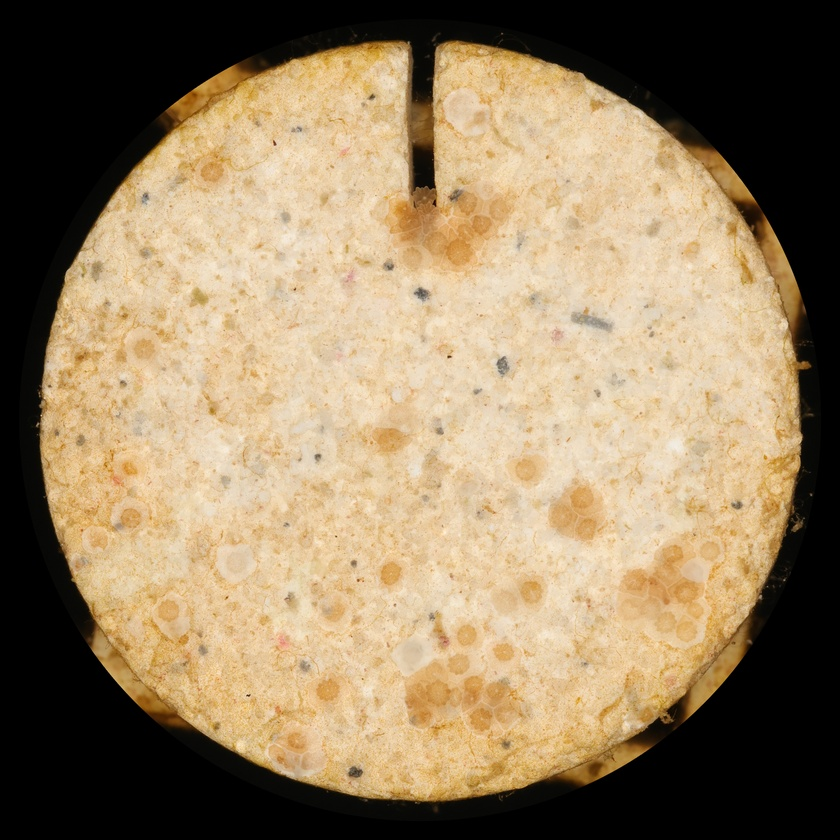
#> input picture images/32_T2_6_timepoint0.JPG, 840 x 840 px, shrunk from 3532 x 3532 before the run; its folder holds only this picture in this run
$ python bilateral.py
#> lines starting #> are read from the running program, lines starting #| are printed output that depends on the picture
import glob
import os
import cv2 as cv

class Image:
    img = None
    name = ''

    def __init__(self,name):
#> called with name = 'images/32_T2_6_timepoint0.JPG'
        self.name = name[7:]
        self.img = cv.imread(name)
#> self.img is the input picture: shape (840, 840, 3); mean B, G, R 97.7, 127.9, 148.3

images = [Image(file) for file in glob.glob("images/*.JPG")]

def save_my_img(frame_count, img):
    path = 'C:\Projects\CS136-TermProject-CoralBabies\/bilateral'
    frame_count = frame_count[:-4]
    name = f'\{frame_count}'
    write = (path + name + "-bilateral.JPG")
    print(write)
    cv.imwrite(write, img)

for image in images:
    img = cv.bilateralFilter(image.img, 4, 8, 2)
    gray = cv.cvtColor(img, cv.COLOR_BGR2GRAY)

    save_my_img(image.name, gray)
#> this loop made 1 pass
#> pass 1, `gray = cv.cvtColor(img, cv.COLOR_BGR2GRAY)`:
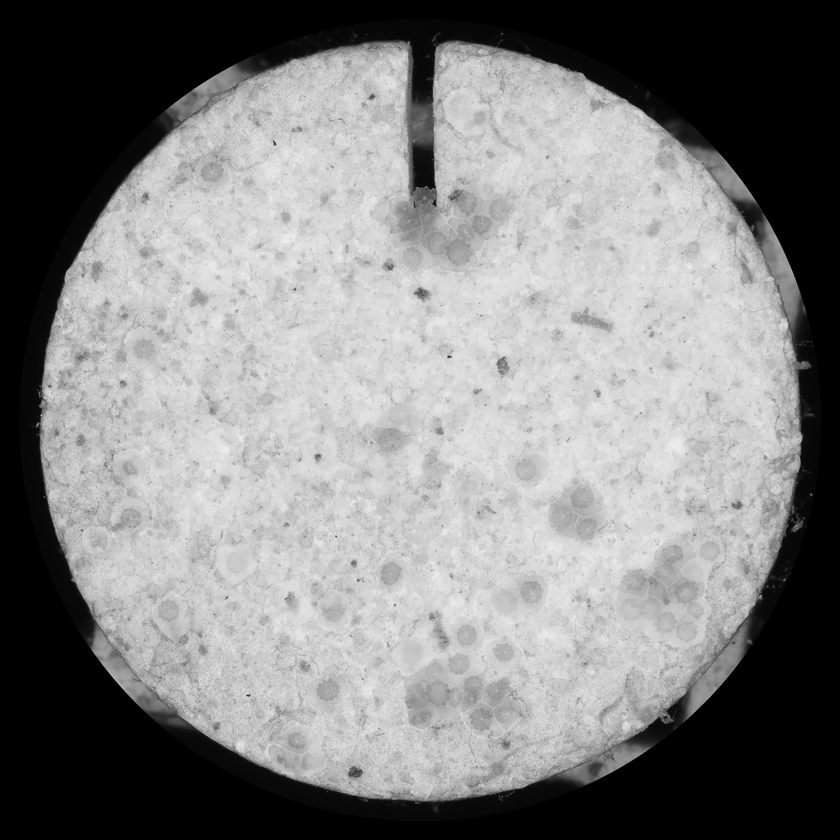
#> gray: shape (840, 840); min 0, max 240, mean 130.6

print("Process complete!")

$ run again, on images/33.5_T1_4_timepoint0.JPG
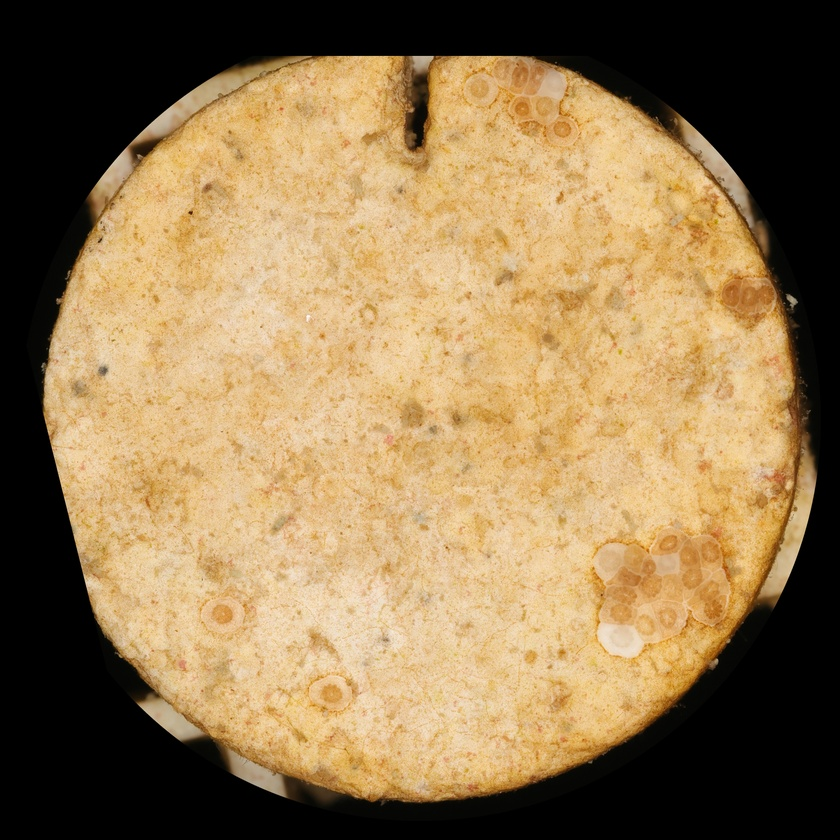
#> input picture images/33.5_T1_4_timepoint0.JPG, 840 x 840 px, shrunk from 3636 x 3636 before the run
#> in __init__, self.img is the input picture: shape (840, 840, 3); mean B, G, R 81.6, 120, 145.7
#> the loop `for image in images:` made 1 pass
#> pass 1, `gray = cv.cvtColor(img, cv.COLOR_BGR2GRAY)`:
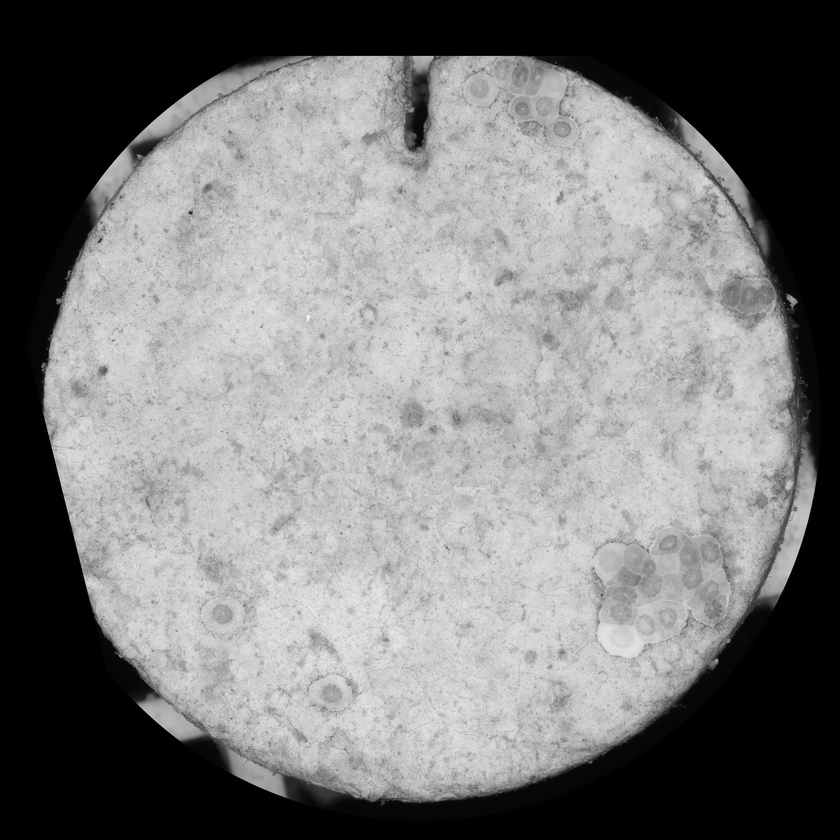
#> gray: shape (840, 840); min 0, max 246, mean 123.3

$ run again, on images/32_T2_6_timepoint1.JPG
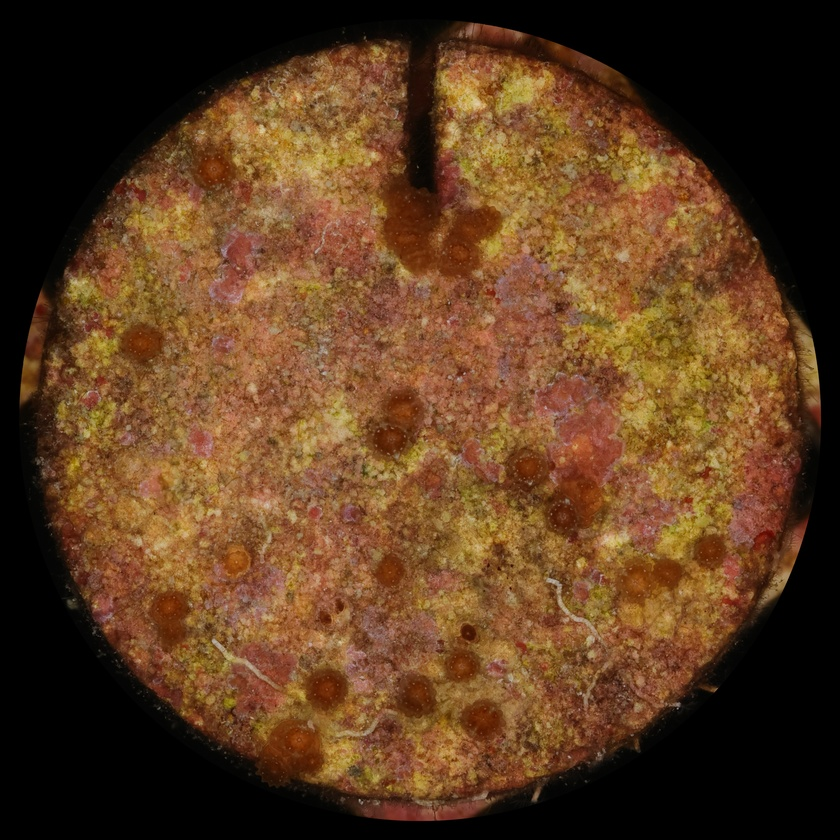
#> input picture images/32_T2_6_timepoint1.JPG, 840 x 840 px, shrunk from 3526 x 3526 before the run
#> in __init__, self.img is the input picture: shape (840, 840, 3); mean B, G, R 31.9, 59.6, 91.7
#> the loop `for image in images:` made 1 pass
#> pass 1, `gray = cv.cvtColor(img, cv.COLOR_BGR2GRAY)`:
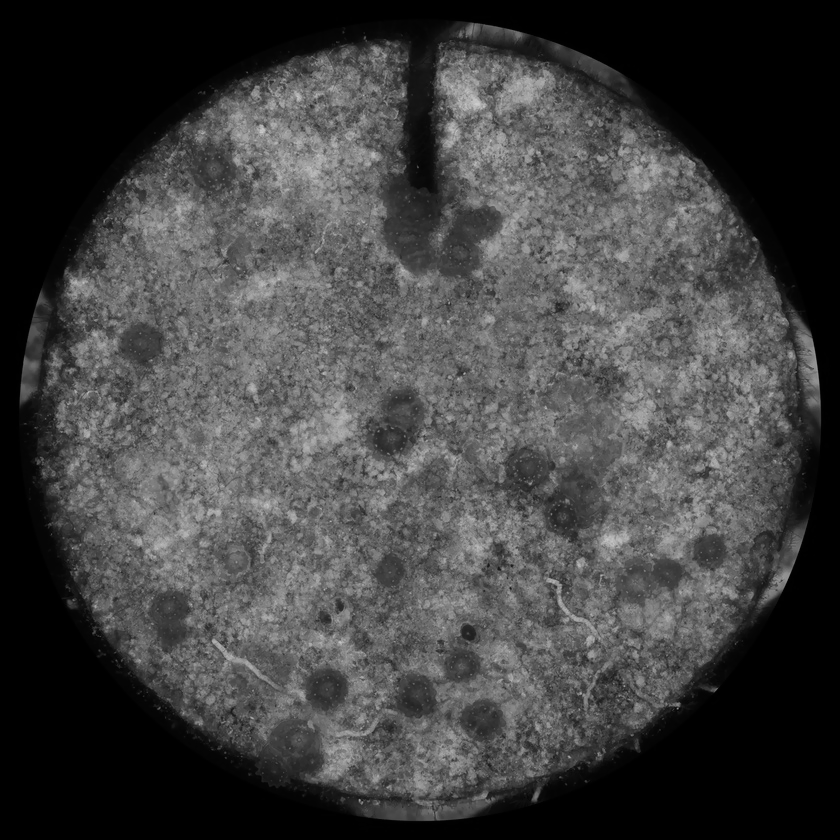
#> gray: shape (840, 840); min 0, max 205, mean 66.1
